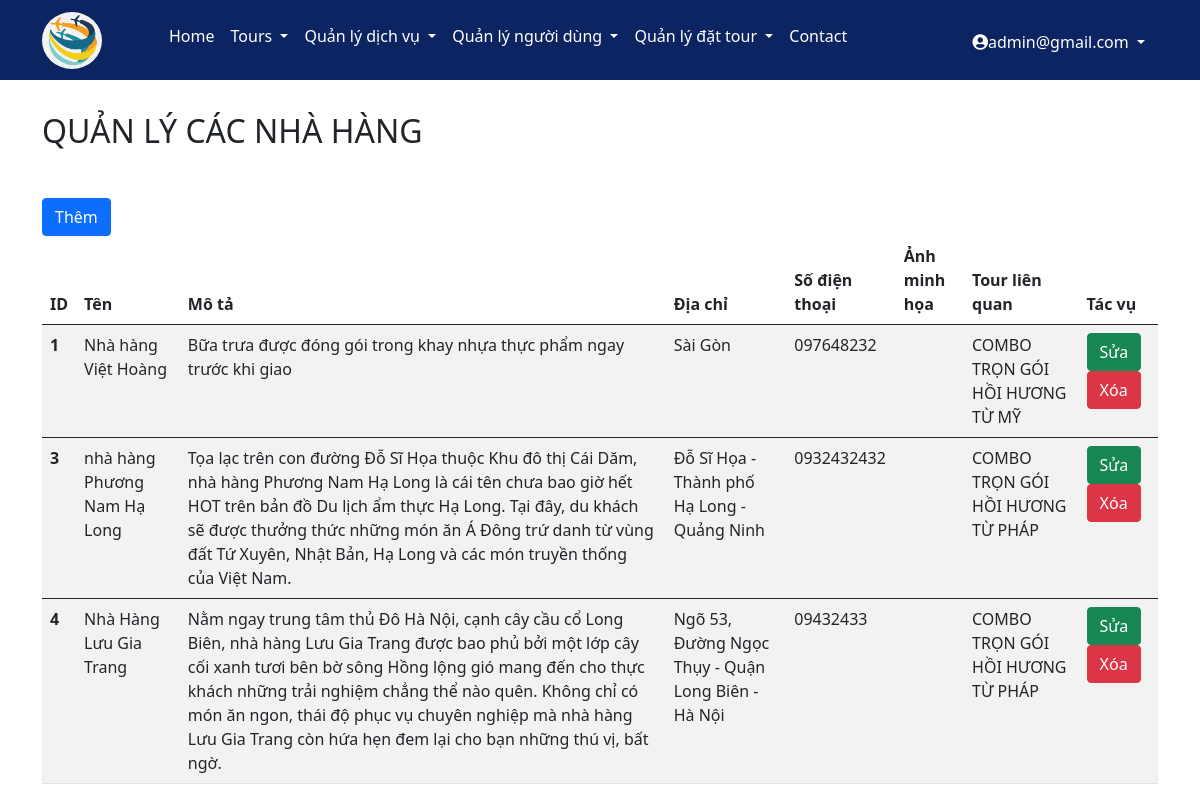
Screenshot of /admin/restaurants.php (signed in) with the database file from the repository.
### tables this page shows
CREATE TABLE `restaurants` (
  `resID` int(11) NOT NULL,
  `resName` varchar(100) DEFAULT NULL,
  `resDes` varchar(1000) DEFAULT NULL,
  `resLocation` varchar(100) DEFAULT NULL,
  `resPhone` char(12) DEFAULT NULL,
  `TourID` int(11) DEFAULT NULL,
  `ResImg` varchar(500) NOT NULL
);

CREATE TABLE `tours` (
  `TourID` int(11) NOT NULL,
  `TourName` varchar(500) DEFAULT NULL,
  `TourLocation` varchar(200) DEFAULT NULL,
  `TourVehicle` varchar(100) DEFAULT NULL,
  `TourDes` varchar(1000) DEFAULT NULL,
  `TourSchedule` varchar(1000) DEFAULT NULL,
  `TourImg` varchar(200) DEFAULT NULL,
  `GroupID` int(11) DEFAULT NULL,
  `TourStatus` tinyint(1) NOT NULL
);

### admin/restaurants.php (the view, shortened to what this page needs)
<?php
include('header.php');
include('../config/connect.php');
?>
<div class="container my-main">
    <h2 class="text-uppercase my-title-ad">Quản lý các nhà hàng</h2>
    <a href="add_restaurant.php"><button type="button" class="btn btn-primary">Thêm</button></a>
    <table class="table table-striped">
        <thead>
            <tr>
                <th scope="col">ID</th>
                <th scope="col">Tên</th>
                <th scope="col">Mô tả</th>
                <th scope="col">Địa chỉ</th>
                <th scope="col">Số điện thoại</th>
                <th scope="col">Ảnh minh họa</th>
                <th scope="col">Tour liên quan</th>
                <th scope="col">Tác vụ</th>
            </tr>
        </thead>
        <?php
            $sql="select * from restaurants";
            $result=mysqli_query($conn, $sql);
            if(mysqli_num_rows($result)>0){
                while($row=mysqli_fetch_assoc($result)){
                    $resID = $row['resID'];
                    $resName = $row['resName'];
                    $resLocation = $row['resLocation'];
                    $resPhone = $row['resPhone'];
                    $resDes = $row['resDes'];
                    $tourID = $row['TourID'];
                    $sql1 = "select TourName from tours where TourID = $tourID";
                    $result1 = mysqli_query($conn, $sql1);
                    $tourName='';
                    if(mysqli_num_rows($result1)>0){
                        while($row=mysqli_fetch_assoc($result1)){
                            $tourName = $row['TourName'];
                        }}
                    else echo $sql1;
        ?>
        <tbody>
            <tr>
                <th scope="row"><?php echo $resID ?></th>
                <td><?php echo $resName ?></td>
                <td><?php echo $resDes ?></td>
                <td><?php echo $resLocation ?></td>
                <td><?php echo $resPhone ?></td>
                <td>
                </td>
                <td><?php echo $tourName ?></td>
                <td>
                    <a href="edit_res.php?id=<?php echo $resID; ?>"><button type="button"
                            class="btn btn-success">Sửa</button></a>
                    <a href="delete_res.php?id=<?php echo $resID; ?>"
                        onclick="return confirm('Bạn chắc chắn muốn xóa?')"><button type="button"
                            class="btn btn-danger">Xóa</button></a>
                </td>
            </tr>
        </tbody>
        <?php }} ?>
    </table>
</div>
<?php
include('footer.php');
?>

### css/style.css (style rules this page uses)
:root { --my-color: #0c2461; }

### css/admin.css (style rules this page uses)
* { padding: 0; margin: 0; text-decoration: none; box-sizing: border-box; }
.my-main { margin-top: 32px; margin-bottom: 32px; }
.my-title-ad { margin-bottom: 48px; }

### rows the page displays
restaurants: resID "1", resName "Nhà hàng Việt Hoàng", resDes "Bữa trưa được đóng gói trong khay nhựa thực phẩm ngay trước khi giao", resLocation "Sài Gòn", resPhone "097648232", TourID.TourName "COMBO TRỌN GÓI HỒI HƯƠNG TỪ MỸ"
restaurants: resID "3", resName "nhà hàng Phương Nam Hạ Long", resDes "Tọa lạc trên con đường Đỗ Sĩ Họa thuộc Khu đô thị Cái Dăm, nhà hàng Phương Nam Hạ Long là cái tên chưa bao giờ hết HOT trên bản đồ Du lịch ẩm thực Hạ Long. Tại đây, du khách sẽ được thưởng thức những món ăn Á Đông trứ danh từ vùng đất Tứ Xuyên, Nhật Bản, Hạ Long và các món truyền thống của Việt Nam.", resLocation "Đỗ Sĩ Họa - Thành phố Hạ Long - Quảng Ninh", resPhone "0932432432", TourID.TourName "COMBO TRỌN GÓI HỒI HƯƠNG TỪ PHÁP"
restaurants: resID "4", resName "Nhà Hàng Lưu Gia Trang", resDes "Nằm ngay trung tâm thủ Đô Hà Nội, cạnh cây cầu cổ Long Biên, nhà hàng Lưu Gia Trang được bao phủ bởi một lớp cây cối xanh tươi bên bờ sông Hồng lộng gió mang đến cho thực khách những trải nghiệm chẳng thể nào quên. Không chỉ có món ăn ngon, thái độ phục vụ chuyên nghiệp mà nhà hàng Lưu Gia Trang còn hứa hẹn đem lại cho bạn những thú vị, bất ngờ.", resLocation "Ngõ 53, Đường Ngọc Thụy - Quận Long Biên - Hà Nội", resPhone "09432433", TourID.TourName "COMBO TRỌN GÓI HỒI HƯƠNG TỪ PHÁP"

### other values shown
$_SESSION['success'] "admin@gmail.com"
